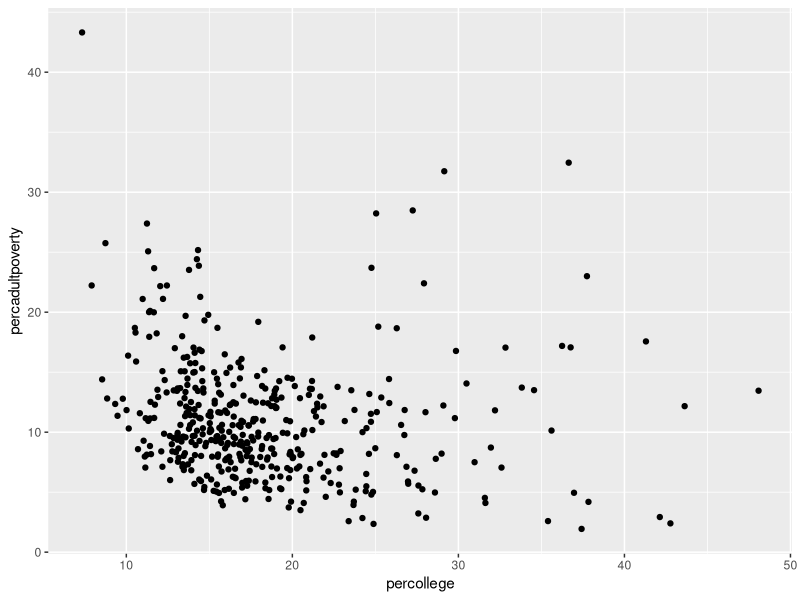
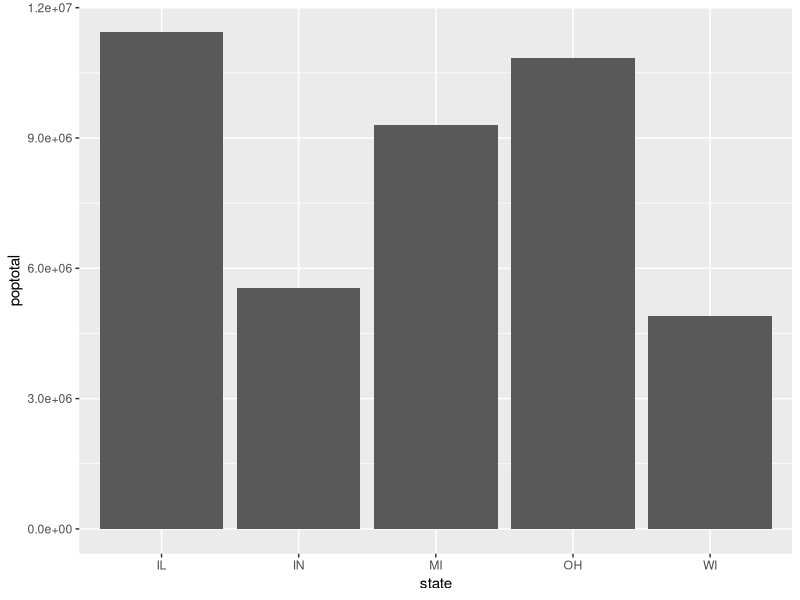
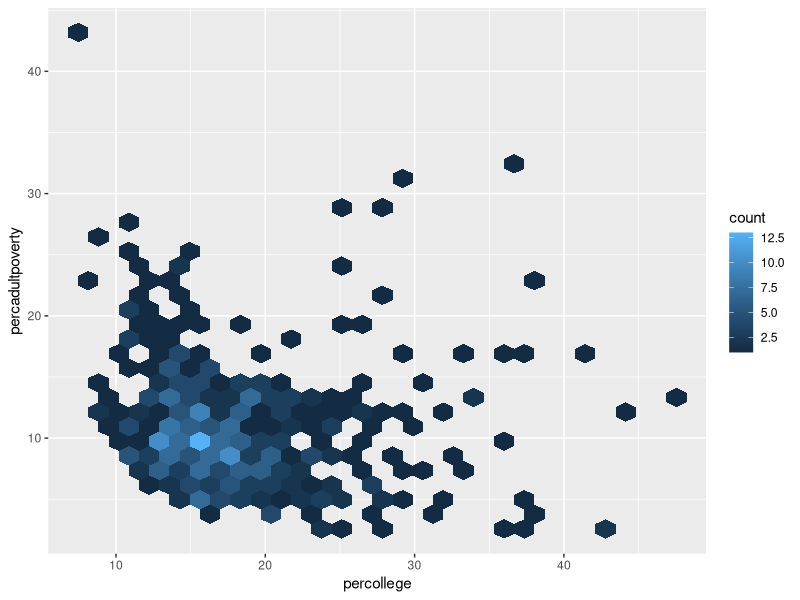
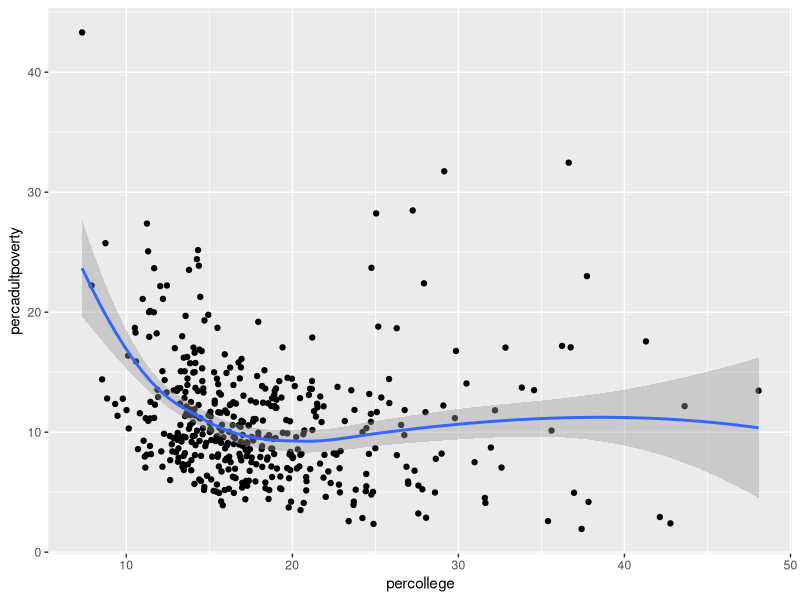
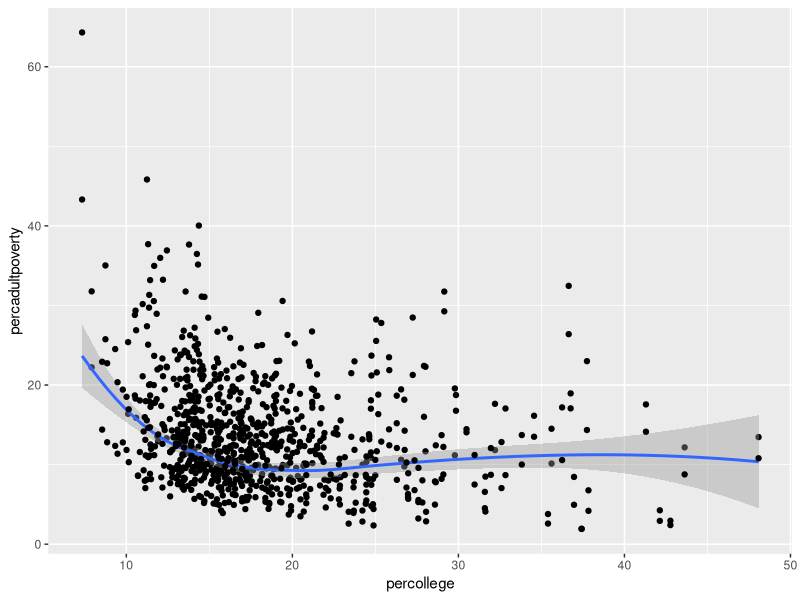
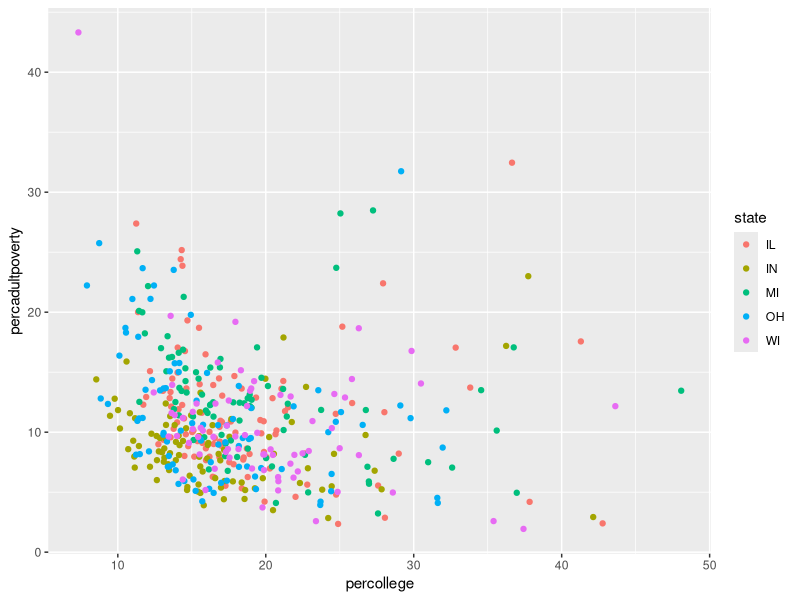
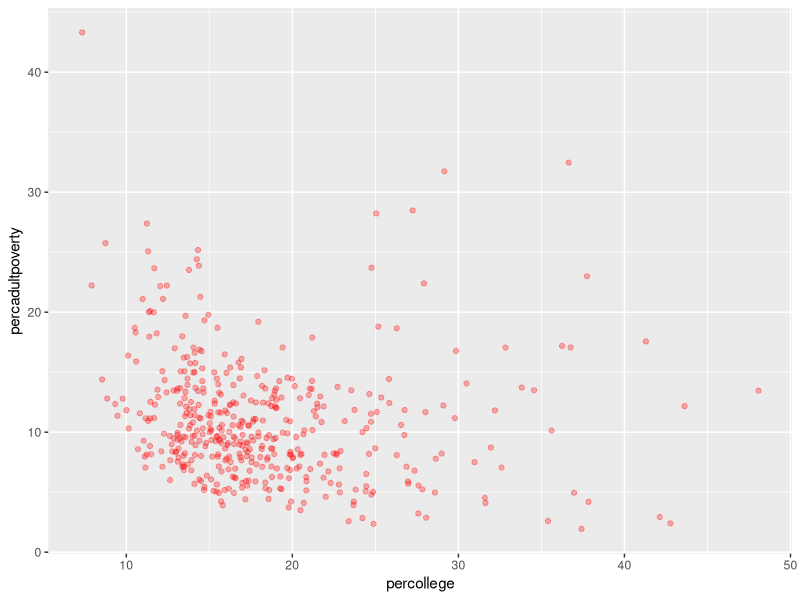
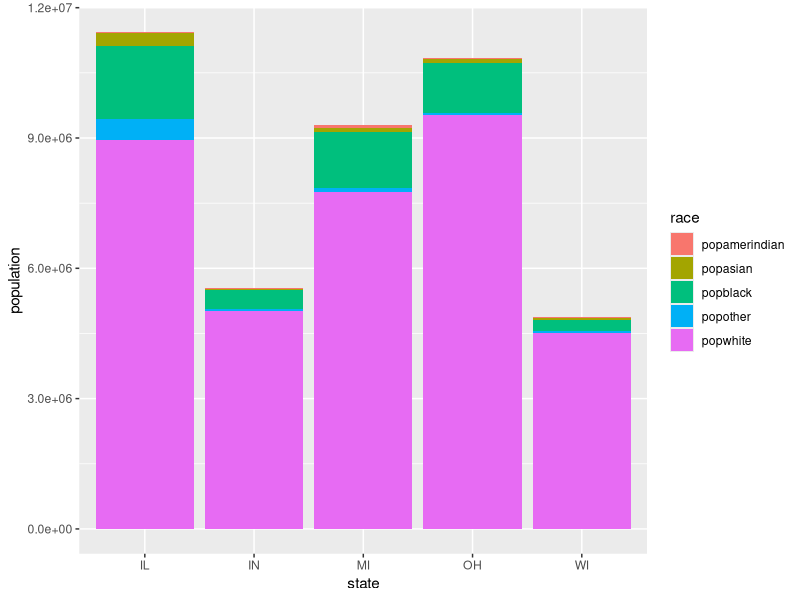

These figures' R source, in order:
# Creating Visualizations with ggplot2
# Based on example code in Programming Skills for Data Science by Freeman & Ross
# Modified by RG Willhoft, 2019

# 16.2 - Basic Plotting with ggplot2

library("ggplot2")
library("hexbin")

ggplot( data = midwest ) +
  geom_point( mapping = aes( x = percollege, y = percadultpoverty ) )

ggplot( data = midwest ) +
  geom_col( mapping = aes( x = state, y = poptotal ) )

ggplot( data = midwest ) +
  geom_hex( mapping = aes( x = percollege, y = percadultpoverty ) )

ggplot( data = midwest ) +
  geom_point( mapping = aes( x = percollege, y = percadultpoverty ) ) +
  geom_smooth( mapping = aes( x = percollege, y = percadultpoverty ) )

ggplot( data = midwest, mapping = aes( x = percollege, y = percadultpoverty ) ) +
  geom_point() +
  geom_smooth() +
  geom_point( mapping = aes( y = percchildbelowpovert ) )

ggplot( data = midwest ) +
  geom_point( mapping = aes( x = percollege, y = percadultpoverty, color = state ) )

ggplot( data = midwest ) +
  geom_point( 
    mapping = aes( x = percollege, y = percadultpoverty ),
    color = "red",
    alpha = 0.3 
  )

# 16.3 - Complete Layouts and Customization

library("dplyr")
library("tidyr")

# 16.3.1 - Position Adjustments

state_race_long <- midwest %>%
  select( state, popwhite, popblack, popamerindian, popasian, popother ) %>%
  gather( key = race, value = population, -state )

ggplot( state_race_long ) + 
  geom_col( mapping = aes( x = state, y = population, fill = race ) )

ggplot( state_race_long ) + 
  geom_col( 
    mapping = aes( x = state, y = population, fill = race ),
    position = "fill" 
  )

ggplot( state_race_long ) + 
  geom_col( 
    mapping = aes( x = state, y = population, fill = race ),
    position = "dodge" 
  )

# 16.3.2 - Styling with Scales

ggplot( data = midwest ) +
  geom_point( mapping = aes( x = percollege, y = percadultpoverty, color = state ) )

ggplot( data = midwest ) +
  geom_point( mapping = aes( x = percollege, y = percadultpoverty, color = state ) ) +
  scale_x_continuous() +
  scale_y_continuous() +
  scale_color_discrete()

labeled <- midwest %>%
  mutate( location = if_else( inmetro == 0, "Rural", "Urban" ) )

wisconsin_data = labeled %>% filter( state == "WI" )
michigan_data = labeled %>% filter( state == "MI" )

x_scale <- scale_x_continuous( limits = range( labeled$percollege ) )
y_scale <- scale_y_continuous( limits = range( labeled$percadultpoverty ) )

color_scale <- scale_color_discrete( limits = unique( labeled$location ) )

ggplot( data = wisconsin_data ) +
  geom_point(
    mapping = aes( x = percollege, y = percadultpoverty, color = location )
  ) +
  x_scale +
  y_scale +
  color_scale

ggplot( data = michigan_data ) +
  geom_point(
    mapping = aes( x = percollege, y = percadultpoverty, color = location )
  ) +
  x_scale +
  y_scale +
  color_scale

ggplot( data = midwest ) +
  geom_point( mapping = aes( x = percollege, y = percadultpoverty, color = state ) ) +
  scale_color_brewer( palette = "Set3")

# 16.3.3 - Coordinate Systems

top_10 <- midwest %>%
  top_n( 10, wt = poptotal ) %>%
  unite( county_state, county, state, sep = ", " ) %>%
  arrange( poptotal ) %>%
  mutate( location = factor( county_state, county_state ) )

ggplot( top_10 ) +
  geom_col( mapping = aes( x = location, y = poptotal ) ) +
  coord_flip()

# 16.3.4 - Facets (Subplots)

labeled <- midwest %>%
  mutate( location = if_else( inmetro == 0, "Rural", "Urban" ) )

ggplot( data = labeled ) +
  geom_point(
    mapping = aes( x = percollege, y = percadultpoverty, color = location ),
    alpha = 0.6
  ) +
  facet_wrap( ~state )

# 16.3.5 - Labels and Annotations

ggplot( data = labeled ) +
  geom_point(
    mapping = aes( x = percollege, y = percadultpoverty, color = location ),
    alpha = 0.6
  ) +
  labs(
    title = "Percent College Educated versus Poverty Rates",
    x = "Percentage of College Educated Adults",
    y = "Percentage of Adults Living in Poeverty",
    color = "Urbanity"
  )

library( ggrepel )

most_poverty <- midwest %>%
  group_by( state ) %>%
  top_n( 1, wt = percadultpoverty ) %>%
  unite( county_state, county, state, sep = ". " )

subtitle <- "(the county with the highest level of poverty in each state is labeled)"

ggplot( data = labeled,
        mapping = aes( x = percollege, y = percadultpoverty ) ) +
  geom_point( mapping = aes( color = location), alpha = 0.6 ) +
  geom_label_repel(
    data = most_poverty,
    mapping = aes( label = county_state ),
    alpha = 0.6
  ) +
  
  scale_x_continuous( limits = c(0,55) ) +
  
  labs(
    title = "Percent College Educated versus Poverty Rates",
    subtitle = subtitle,
    x = "Percentage of College Educated Adults",
    y = "Percentage of Adults Living in Poeverty",
    color = "Urbanity"
  )

# 16.4 - Building Maps

# 16.4.1 - Choropleth Maps

library("maps")
library("mapproj")

state_shape <- map_data( 'state' )

ggplot( state_shape ) +
  geom_polygon(
    mapping = aes( x = long, y = lat, group = group ),
    color = "white",
    size = 0.1 # this is the stoke line between states
  ) +
  coord_map()

# the book has this later, but needs to be before we create the graph

blank_theme <- theme_bw() +
  theme(
    axis.line = element_blank(),
    axis.text = element_blank(),
    axis.ticks = element_blank(),
    axis.title = element_blank(),
    plot.background = element_blank(),
    panel.grid.major = element_blank(),
    panel.grid.minor = element_blank(),
    panel.border = element_blank(),
  )

evictions <- read.csv( "data/states.csv", stringsAsFactors = FALSE ) %>%
  filter( year == 2016 ) %>%
  mutate( state = tolower(state) ) 

state_shape <- map_data( "state" ) %>%
  rename( state = region ) %>%
  left_join( evictions, by="state" )

ggplot( state_shape ) +
  geom_polygon(
    mapping = aes( x = long, y = lat, group = group, fill = eviction.rate ),
    color = "white",
    size = 0.1 # this is the stoke line between states
  ) +
  coord_map() +
  scale_fill_continuous( low = "#132B43", high = "Red" ) +
  labs( fill = "Eviction Rate" ) +
  blank_theme

# 16.4.2 - Dot Distribution Maps

cities <- data.frame(
  city = c("Seattle","Denver","Rochester"),
  lat = c(47.6062, 39.7392, 43.1566),
  long = c(-122.3321, -104.9903, -77.6088)
)

ggplot( state_shape ) +
  geom_polygon(
    mapping = aes( x = long, y = lat, group = group ),
    color = "white",
    size = 0.1 # this is the stoke line between states
  ) +
  geom_point(
    data = cities,
    mapping = aes( x=long, y = lat ),
    color = "red"
  ) +
  coord_map()
